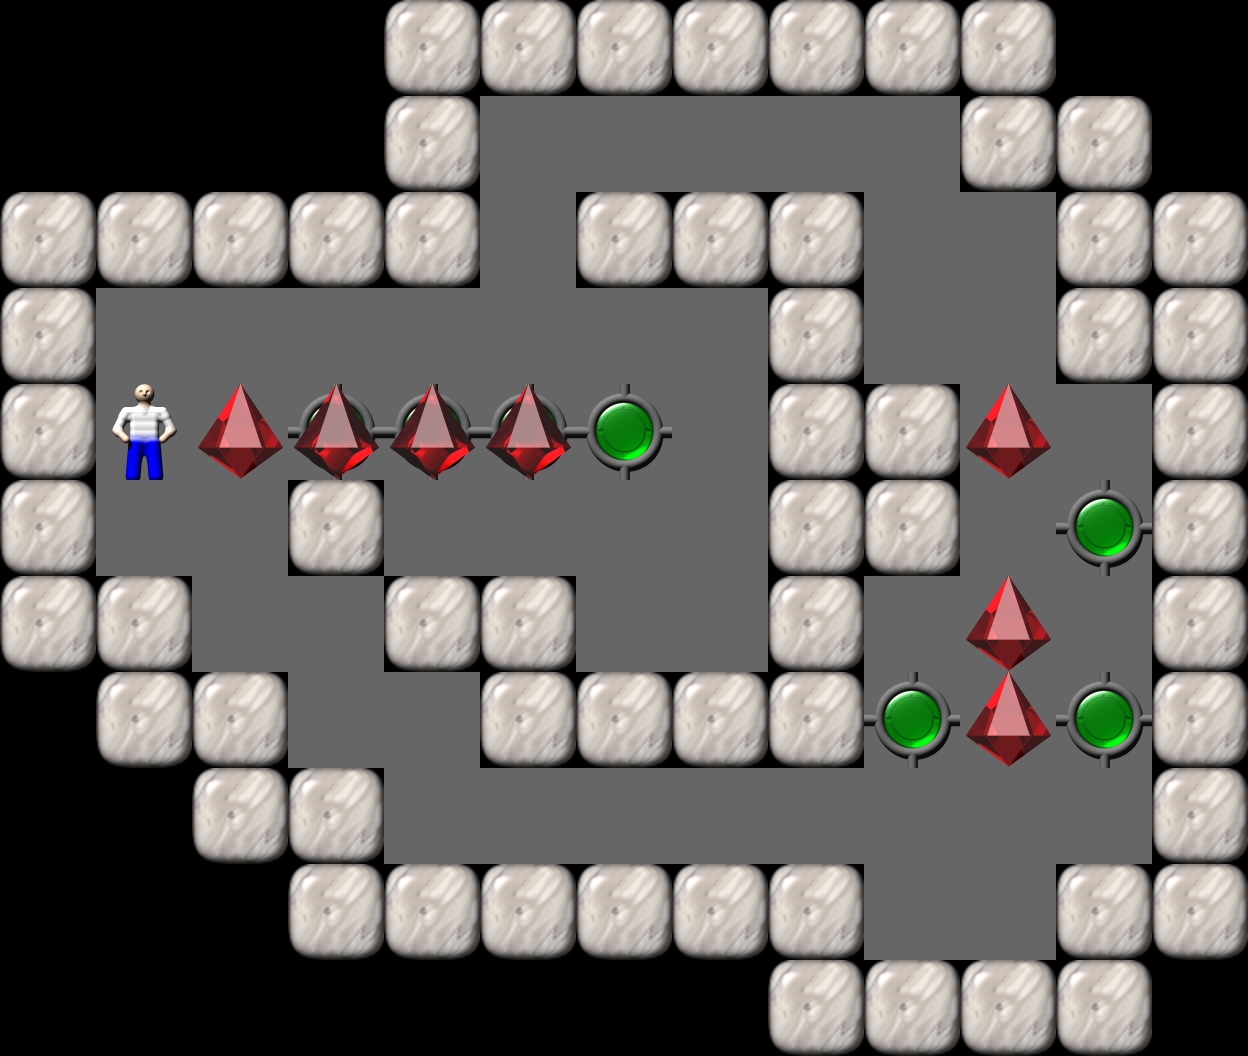

A 2D game scene composited from a Tiled map and its tileset images. What follows is a short description and the map's XML, with each tile layer's data collapsed to a summary:
An orthogonal 13x11 tile map with 96x96 px tiles, 1 tile layer (Tile Layer 1).

<map version="1.0" orientation="orthogonal" width="13" height="11" tilewidth="96" tileheight="96">
  <properties>
    <property name="Title" value="7" />
  </properties>
  <tileset source="Sokoban.tsx" firstgid="1" />
  <layer name="Tile Layer 1" width="13" height="11">
    <data>[143 cells, 143 non-empty, 7 distinct tile ids]</data>
  </layer>
</map>
